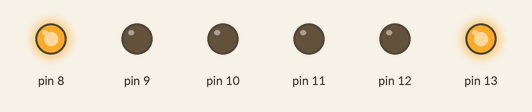
Simulated run of this sketch. Board: Arduino Uno, built with avr-gcc and run on an emulated ATmega328P. Shown: output pins drawn as LEDs (lit = HIGH).

Above: at 0.2 s.
At 0.7 s:
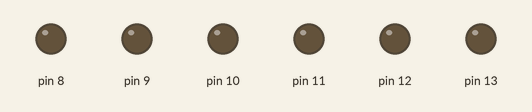
At 1.2 s:
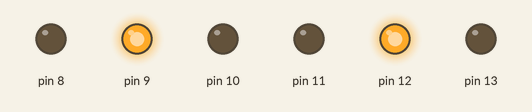
At 2.2 s:
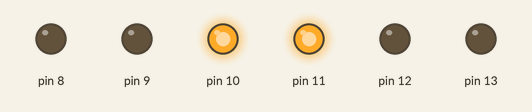
At 3.7 s:
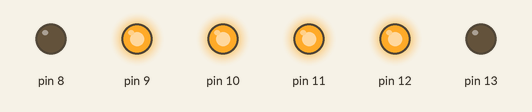
At 4.5 s:
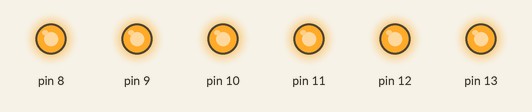
Timing chart, 0 to 5.9 s (numbered marks = the images above):
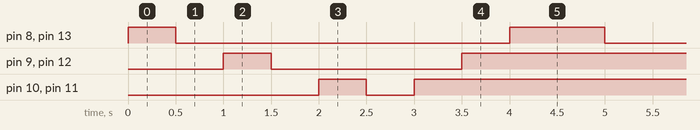

The sketch:

led_series_pattern.ino
```cpp
void setup() {
  // put your setup code here, to run once:
  pinMode(13,OUTPUT);
  pinMode(12,OUTPUT);
  pinMode(11,OUTPUT);
  pinMode(10,OUTPUT);
  pinMode(9,OUTPUT);
  pinMode(8,OUTPUT);

}

void loop() {
  // put your main code here, to run repeatedly:
   digitalWrite(13,HIGH);
  // delay(500);
  // digitalWrite(13,LOW);
  // delay(500);
   digitalWrite(8,HIGH);
  // delay(500);
 //  digitalWrite(13,LOW);
   delay(500);
//   digitalWrite(1,HIGH);
//   delay(500);
   digitalWrite(13,LOW);
//   delay(500);
//   digitalWrite(13,HIGH);
//   delay(500);
 digitalWrite(8,LOW);
 delay(500);
    digitalWrite(12,HIGH);
  // delay(500);
  // digitalWrite(13,LOW);
  // delay(500);
   digitalWrite(9,HIGH);
  // delay(500);
 //  digitalWrite(13,LOW);
   delay(500);
//   digitalWrite(1,HIGH);
//   delay(500);
   digitalWrite(12,LOW);
//   delay(500);
//   digitalWrite(13,HIGH);
//   delay(500);
   digitalWrite(9,LOW);
 delay(500);
  digitalWrite(11,HIGH);
  // delay(500);
  // digitalWrite(13,LOW);
  // delay(500);
   digitalWrite(10,HIGH);
  // delay(500);
 //  digitalWrite(13,LOW);
   delay(500);
//   digitalWrite(1,HIGH);
//   delay(500);
   digitalWrite(11,LOW);
//   delay(500);
//   digitalWrite(13,HIGH);
//   delay(500);
   digitalWrite(10,LOW);
 delay(500);
  digitalWrite(11,HIGH);
//   delay(500);
//   digitalWrite(13,HIGH);
//   delay(500);
   digitalWrite(10,HIGH);
 delay(500);
   digitalWrite(12,HIGH);
  // delay(500);
  // digitalWrite(13,LOW);
  // delay(500);
   digitalWrite(9,HIGH);
  // delay(500);
   delay(500);
   digitalWrite(13,HIGH);
  // delay(500);
  // digitalWrite(13,LOW);
  // delay(500);
   digitalWrite(8,HIGH);
  // delay(500);
 //  digitalWrite(13,LOW);
   delay(500);
}
```

Measured:
- by itself, pin 8, pin 13: repeats every 4.5 s: LOW 3.5 s, HIGH 1.0 s
- by itself, pin 9, pin 12: repeats every 4.5 s: LOW 2.0 s, HIGH 2.5 s
- by itself, pin 10, pin 11: repeats every 4.5 s: LOW 0.50 s, HIGH 4.0 s
